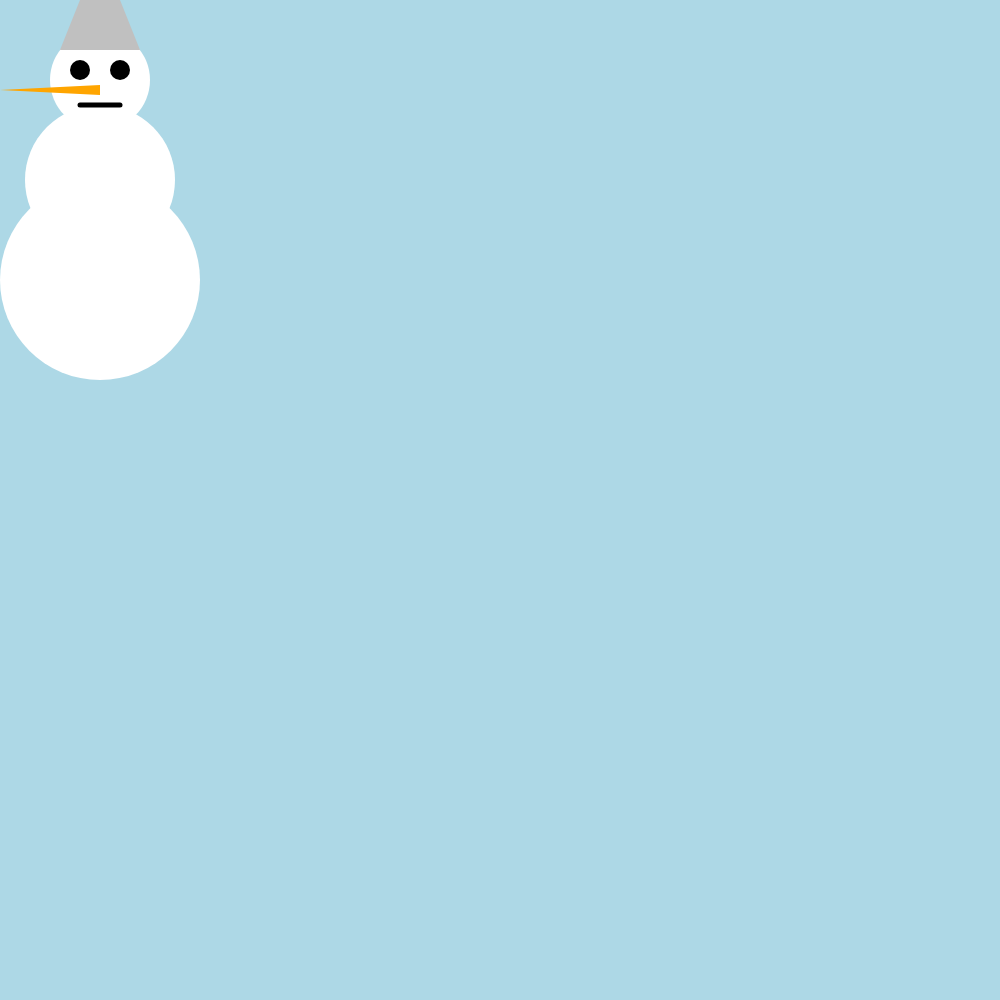
Frame 1 (no input)
Frame 60 (no input): identical to frame 1, image omitted
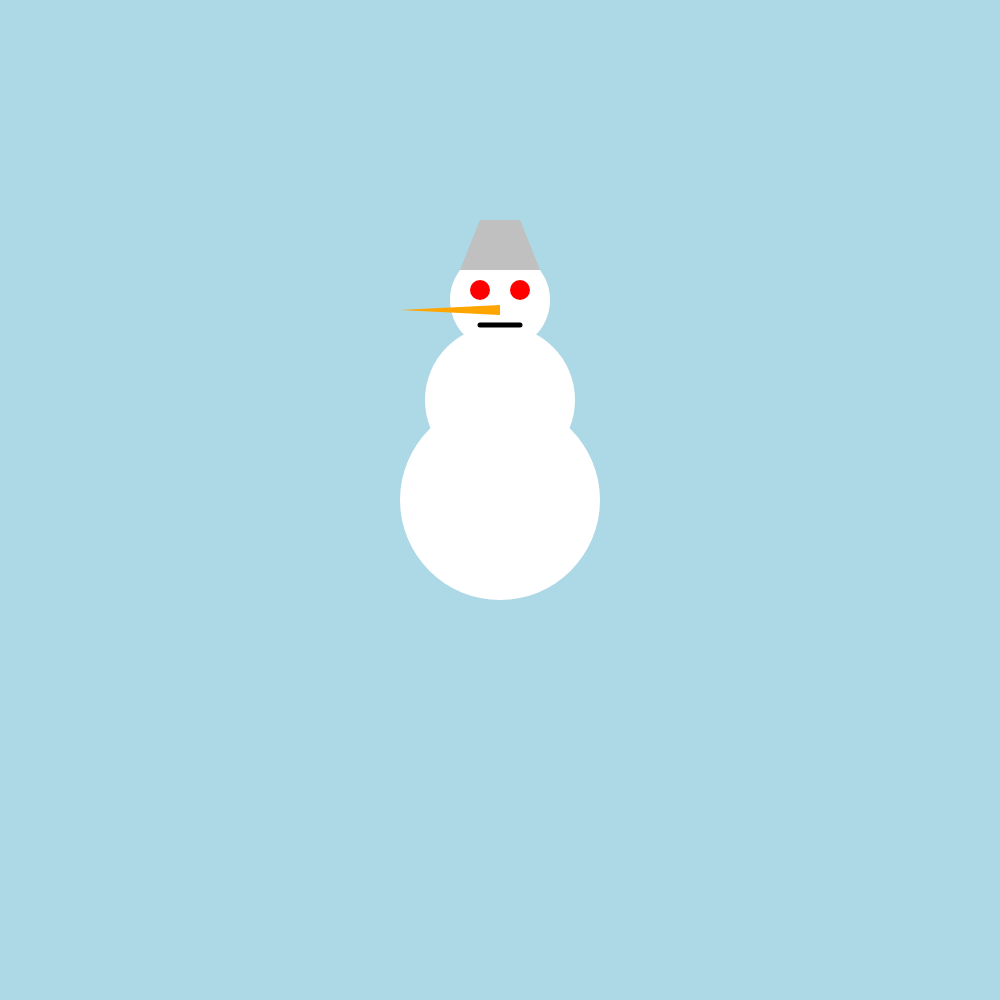
Frame 120 (the mouse pressed at the canvas centre since frame 60)

The p5.js sketch that drew these frames (run headless with seeded random() and noise() and a simulated clock; from frame 60 on, the mouse is pressed at the canvas centre):

// p5.js sketch
// ── sketch.js
let color = 'black'

function setup() {
	createCanvas(1000, 1000)
}
function draw() {
	background('lightblue')
	if(mouseIsPressed) {
		color = 'red'
	}
	else {
		color = 'black'
	}

	if(mouseX<100 && mouseY<280) {
		snowman(100, 280, color)
	}
	else if(mouseX>width-100 && mouseY<280) {
		snowman(width-100, 280, color)
	}
	else if(mouseX>width-100 && mouseY>height-100) {
		snowman(width-100, height-100, color)
	}
	else if(mouseX<100 && mouseY>height-100) {
		snowman(100, height-100, color)
	}
	else if(mouseX<100){
		snowman(100, mouseY, color)
	}
	else if(mouseX>width-100){
		snowman(width-100, mouseY, color)
	}
	else if(mouseY>height-100){
		snowman(mouseX, height-100, color)
	}
	else if(mouseY<280){
		snowman(mouseX, 280, color)
	}
	else {
		snowman(mouseX, mouseY, color)
	}
	
}

function snowman(centerX, centerY, eyeColor) {
	fill('white')
	noStroke()
	ellipse(centerX,centerY,200,200)
	ellipse(centerX,centerY-100,150,150)
	ellipse(centerX,centerY-200,100,100)
	fill(eyeColor)
	ellipse(centerX-20, centerY-210, 20, 20)
	ellipse(centerX+20, centerY-210, 20, 20)
	fill('orange')
	triangle(centerX, centerY-195, centerX-100, centerY-190, centerX, centerY-185)
	strokeWeight(5)
	stroke('black')
	line(centerX-20, centerY-175, centerX+20,centerY-175)
	noStroke()
	fill('silver')
	quad(centerX-40, centerY-230, centerX-20, centerY-280, centerX+20, centerY-280, centerX+40, centerY-230)
}
